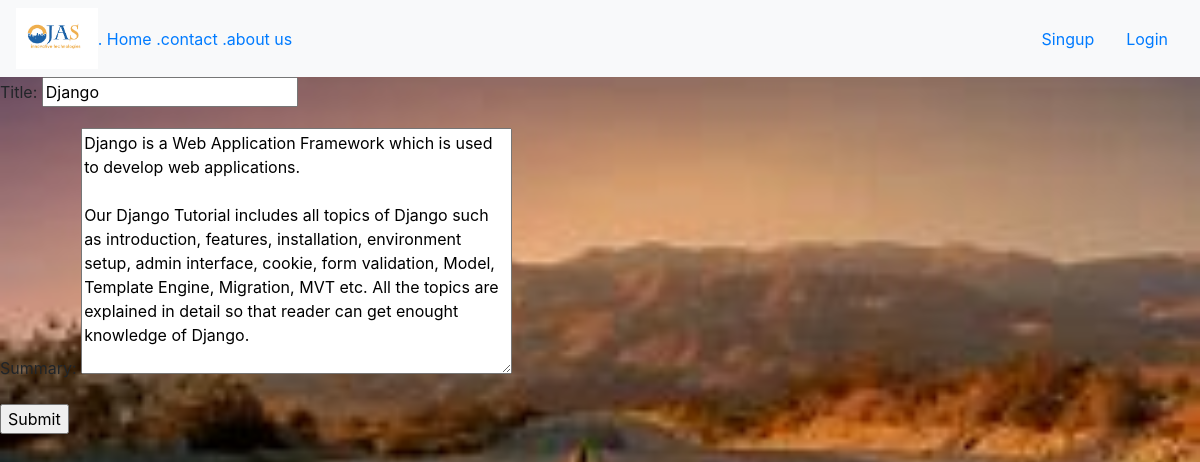
The page /edit/27 on the database its author committed.
### app1/models.py (models this page shows)
class modelBlog(models.Model):
    title=models.CharField(max_length=30)
    summary=models.TextField(max_length=5000)

### app1/views.py (the view)
# urls.py: path("edit/<int:id>",views.edit1,name='edit'),
def edit1(request,id):
    fm=modelBlog.objects.get(pk=id)
    form=formBlog(instance=fm)
    if request.method=='POST':
        form=formBlog(request.POST,instance=fm)
        if form.is_valid():
            form.save()
        return HttpResponseRedirect('/home')
    else:
        return render(request,'edit.html',{'form':form})

### app1/forms.py
class formBlog(forms.ModelForm):
    class Meta:
        model=modelBlog
        fields='__all__'

### templates/edit.html (shortened to what this page needs)
{% extends 'base.html' %}
{% load static %}
{% block content%}
<html lang="en">
<head>
</head>
<body>
<form action="" method="POST">
    {{form.as_p}}
    <input type="submit" value="Submit">
</form>
</body>
</html>
{% endblock %}

### rows shown on the page
modelBlog: title "Django", summary "Django is a Web Application Framework which is used to develop web applications. Our Django Tutorial includes all topics of Django such as introduction, features, installation, environment setup, admin interface, cookie, form validation, Model, Template Engine, Migration, MVT etc. All the topics are explained in detail so that reader can get enought knowledge of Django."
